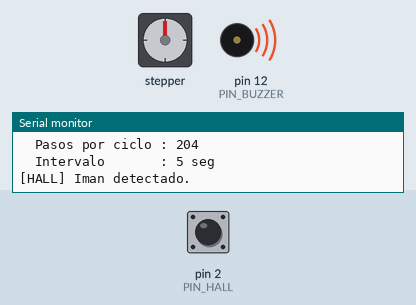
A sketch run on a simulated Arduino Nano, built with avr-gcc and run on an emulated ATmega328P. Shown: stepper motor, buzzer (waves = sounding, pin HIGH), the last lines printed to the serial monitor. The test bench sets the inputs (shaded band); at power-on: pin 2 (PIN_HALL) HIGH. The local clock reads 2024-03-15 10:24:30 at power-on unless the sketch sets it; stepper angles assume 4096 steps per turn.

Above: at 1.2 s.
1.3 s: pin 2 (PIN_HALL) pulled LOW for 0.15 s
At 1.37 s:
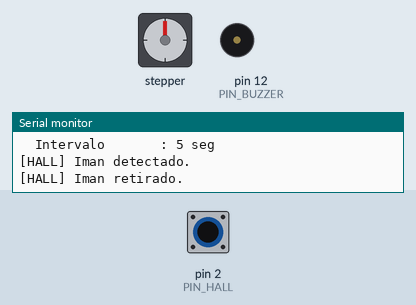
4.4 s: pin 2 (PIN_HALL) pulled LOW for 1 s
At 7.3 s:
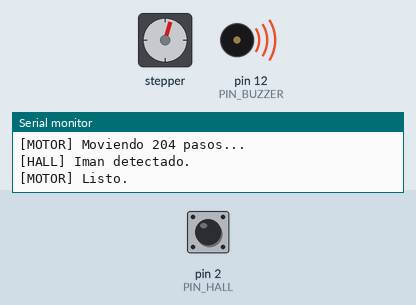
At 14.4 s:
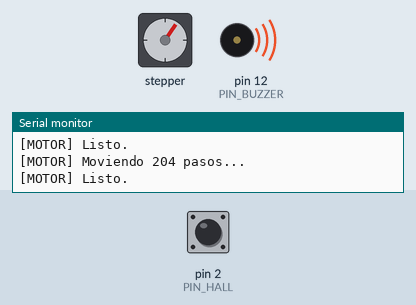
Timing chart, 0 to 21.2 s (numbered marks = the images above; inputs shaded):
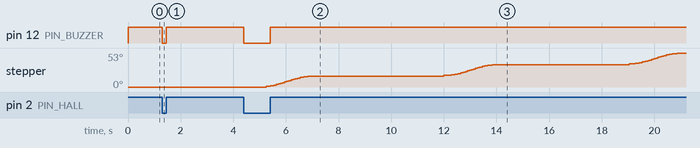

The sketch:

motor_rtc_hall_buzzer.ino
```cpp
/*******************************************************************************
 * Arduino Nano Stepper Clock - 28BYJ-48 + RTC DS1302 + Hall Sensor + Buzzer
 *
 * Hardware:
 * - Arduino Nano
 * - 28BYJ-48 Stepper Motor (4096 steps/rev, half-step mode) + ULN2003 driver
 * - DS1302 RTC Module
 * - Hall Effect Sensor (A3144 or similar)
 * - Active Buzzer
 *
 * Pinout:
 *   Motor IN1-IN4 -> D8, D9, D10, D11
 *   RTC DAT/CLK/RST -> D6, D5, D7
 *   Hall Sensor OUT -> D2
 *   Buzzer + -> D12
 *
 * Libraries required:
 * - AccelStepper (Mike McCauley)
 * - Rtc by Makuna (for DS1302)
 *
 * Autor: Luis Alexis Calvillo Deveze
 * Fecha: 2026
 *******************************************************************************/

#include <AccelStepper.h>
#include <ThreeWire.h>
#include <RtcDS1302.h>

// ============================================================================
// CONFIGURATION
// ============================================================================
// Set to 1 ONLY the first time to sync RTC with computer time
// After first upload, change to 0 and re-upload
#define SINCRONIZAR_HORA  0

// Pin definitions
#define PIN_HALL    2
#define PIN_BUZZER  12

// Mechanical parameters (adjust for your setup)
const float    DISTANCIA_CM  = 3.2;   // Linear distance per cycle (cm)
const float    DIAMETRO_CM   = 20.41; // Pulley/wheel diameter (cm)
const uint32_t INTERVALO_SEG = 5;     // Time between movements (seconds)

const int PASOS_POR_VUELTA = 4096;  // 28BYJ-48 in half-step mode
const int PASOS = (DISTANCIA_CM * PASOS_POR_VUELTA) / (3.141592 * DIAMETRO_CM);

// ============================================================================
// GLOBAL OBJECTS
// ============================================================================
ThreeWire myWire(6, 5, 7);              // DAT, CLK, RST
RtcDS1302<ThreeWire> rtc(myWire);
AccelStepper motor(AccelStepper::HALF4WIRE, 8, 9, 10, 11);  // IN1, IN2, IN3, IN4

// State variables
uint32_t ultimoGiro = 0;
bool moviendose = false;
bool imanAnterior = false;

// ============================================================================
// SETUP
// ============================================================================
void setup() {
    Serial.begin(9600);

    pinMode(PIN_HALL, INPUT_PULLUP);
    pinMode(PIN_BUZZER, OUTPUT);
    digitalWrite(PIN_BUZZER, LOW);

    // Motor configuration
    motor.setMaxSpeed(400);
    motor.setAcceleration(200);
    motor.enableOutputs();

    // RTC initialization
    rtc.Begin();

    if (!rtc.GetIsRunning()) {
        Serial.println("[RTC] Reloj detenido, arrancando...");
        rtc.SetIsRunning(true);
    }

#if SINCRONIZAR_HORA == 1
    RtcDateTime compiled = RtcDateTime(__DATE__, __TIME__);
    rtc.SetDateTime(compiled);
    Serial.println("[RTC] Hora sincronizada con la computadora.");
    Serial.println("      >>> Ahora pon SINCRONIZAR_HORA en 0 y vuelve a subir. <<<");
#endif

    RtcDateTime ahora = rtc.GetDateTime();
    if (!ahora.IsValid()) {
        Serial.println("[ERROR] Fecha del RTC invalida.");
        Serial.println("        Pon SINCRONIZAR_HORA en 1, sube y luego ponlo en 0.");
        while (true);
    }

    ultimoGiro = ahora.Epoch32Time();

    Serial.println("=== Sistema listo ===");
    Serial.print("  Pasos por ciclo : "); Serial.println(PASOS);
    Serial.print("  Intervalo       : "); Serial.print(INTERVALO_SEG); Serial.println(" seg");

    if (PASOS == 0) {
        Serial.println("[ERROR] Pasos = 0. Revisa DISTANCIA_CM y DIAMETRO_CM.");
        while (true);
    }
}

// ============================================================================
// MAIN LOOP
// ============================================================================
void loop() {
    // ---- Hall sensor monitoring (edge detection) ----
    bool imanActual = (digitalRead(PIN_HALL) == HIGH);

    if (imanActual != imanAnterior) {
        imanAnterior = imanActual;
        if (imanActual) {
            digitalWrite(PIN_BUZZER, HIGH);
            Serial.println("[HALL] Iman detectado.");
        } else {
            digitalWrite(PIN_BUZZER, LOW);
            Serial.println("[HALL] Iman retirado.");
        }
    }

    // ---- Motor control with RTC timing ----
    RtcDateTime ahora = rtc.GetDateTime();

    if (!ahora.IsValid()) {
        Serial.println("[ERROR] Lectura de RTC invalida, reintentando...");
        return;
    }

    uint32_t tiempoActual = ahora.Epoch32Time();

    // Check if it's time for next movement
    if (!moviendose && (tiempoActual - ultimoGiro >= INTERVALO_SEG)) {
        Serial.print("[MOTOR] Moviendo "); Serial.print(PASOS); Serial.println(" pasos...");
        motor.enableOutputs();
        motor.move(PASOS);
        moviendose = true;
    }

    // Run motor
    if (moviendose) {
        motor.run();

        if (motor.distanceToGo() == 0) {
            moviendose = false;
            ultimoGiro = tiempoActual;
            Serial.println("[MOTOR] Listo.");
            apagarMotor();
        }
    }
}

// ============================================================================
// HELPER FUNCTIONS
// ============================================================================
void apagarMotor() {
    motor.disableOutputs();
}
```

Measured:
- after the input at 1.3 s, pin 12 (PIN_BUZZER): HIGH → LOW at once, → HIGH 0.15 s later
- after the input at 4.4 s, pin 12 (PIN_BUZZER): HIGH → LOW at once, → HIGH 1.0 s later
